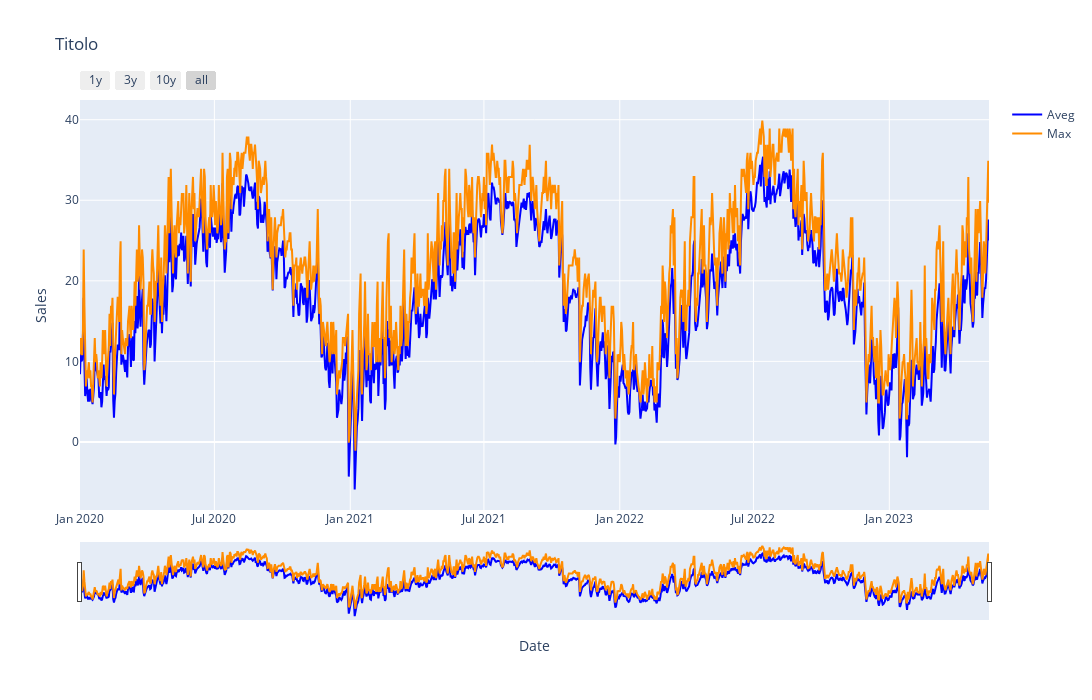

Notebook code for this chart:
### Code cell
### ZOOM 

import plotly.graph_objects as go
fig = go.Figure()

#Actual 
fig.add_trace(go.Scatter(x = df.index, 
                         y = df['tavg'],
                         mode = "lines",
                         name = "Aveg",
                         line_color='#0000FF',
                         ))
##############################################################
#Predicted 
fig.add_trace(go.Scatter(x = df.index, 
                         y = df['tmax'],
                         mode = "lines", 
                         name = "Max",
                         line_color='#ff8c00',
                         ))

##############################################################
# adjust layout
fig.update_layout(title = "Titolo",
                  xaxis_title = "Date",
                  yaxis_title = "Sales",
                  width = 1700,
                  height = 700,
                  )
####################################################################
# zoomming
fig.update_xaxes(
    rangeslider_visible=True,
    rangeselector=dict(
        buttons=list([
            dict(count=1, label="1y", step="year", stepmode="backward"),
            dict(count=2, label="3y", step="year", stepmode="backward"),
            dict(count=10, label="10y", step="year", stepmode="backward"),
            dict(step="all")
        ])
    )
)

### Figure 1 — Plotly figure (JSON) as saved in the notebook; plotly's stock layout.template omitted (floating-point values rounded to 4 significant figures; data arrays with more than 128 entries replaced by an {"elided": "..."} marker saying what was removed)
{"data": [{"line": {"color": "#0000FF"}, "mode": "lines", "name": "Aveg", "type": "scatter", "x": {"elided": "1232 str values"}, "y": {"elided": "1232 float values"}}, {"line": {"color": "#ff8c00"}, "mode": "lines", "name": "Max", "type": "scatter", "x": {"elided": "1232 str values"}, "y": {"elided": "1232 float values"}}], "layout": {"height": 700, "title": {"text": "Titolo"}, "width": 1700, "xaxis": {"rangeselector": {"buttons": [{"count": 1, "label": "1y", "step": "year", "stepmode": "backward"}, {"count": 2, "label": "3y", "step": "year", "stepmode": "backward"}, {"count": 10, "label": "10y", "step": "year", "stepmode": "backward"}, {"step": "all"}]}, "rangeslider": {"visible": true}, "title": {"text": "Date"}}, "yaxis": {"title": {"text": "Sales"}}}}
